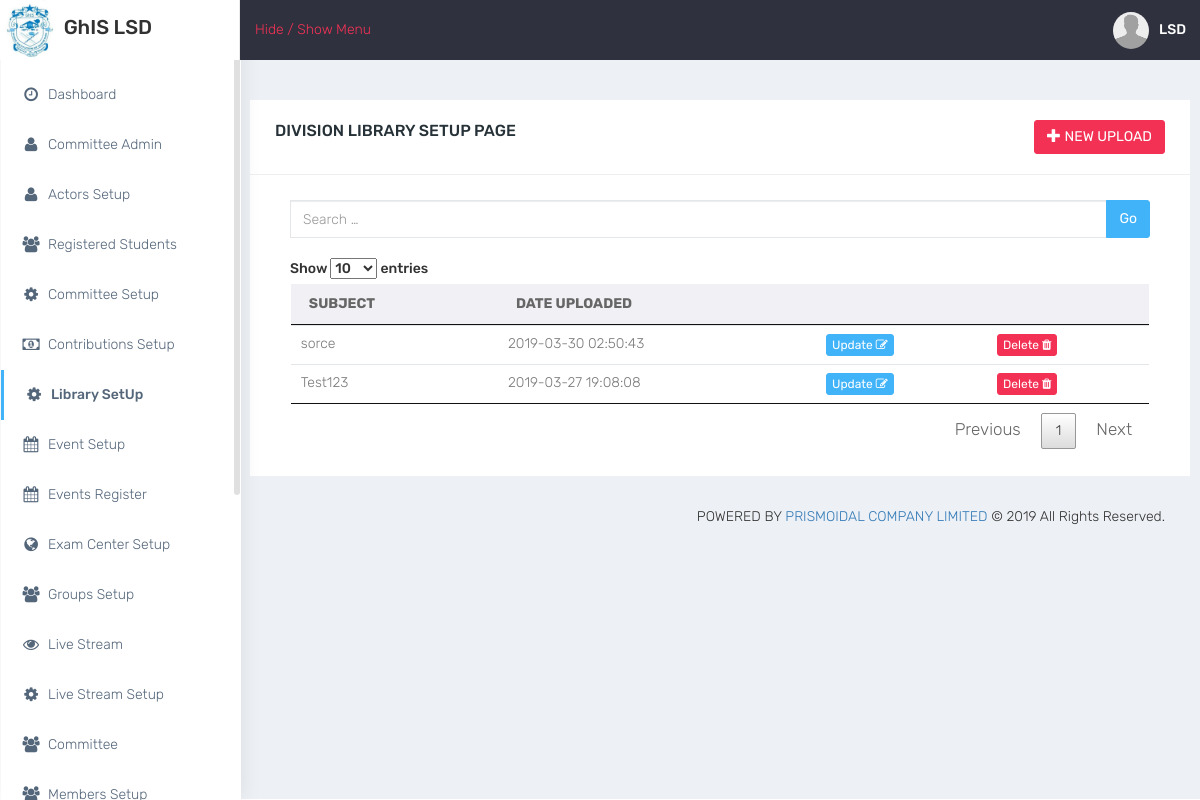
Page /pages/admin_library.php (signed in) on the committed database.
### tables this page shows
CREATE TABLE `library` (
  `library_id` int(11) NOT NULL,
  `library_subject` varchar(200) NOT NULL,
  `library_category` varchar(50) NOT NULL,
  `library_description` text NOT NULL,
  `folder_name` varchar(30) NOT NULL,
  `division` int(11) NOT NULL,
  `user_id` int(11) NOT NULL,
  `record_hide` varchar(10) NOT NULL,
  `date_done` timestamp NOT NULL DEFAULT current_timestamp()
);

### pages/Classes/db/db.php (called while the page is built)
<?php
	class DbConnect{
		private $host = "localhost";
		private $dbname = "ghislsd_db";
		private $user = "root";
		private $password = "";
		public function connect(){
			try {
					$conn = new PDO("mysql:host=".$this->host."; dbname=".$this->dbname,$this->user,$this->password);
					$conn->setAttribute(PDO::ATTR_ERRMODE,PDO::ERRMODE_EXCEPTION);
					return $conn;
			} catch (PDOException $e) {
				echo "Database Error:".$e->getMessage();
			}
		}
	}
 ?>

### pages/Classes/Library.php (called while the page is built, shortened)
<?php
	class Library{
		private $table = "library";
		private $dbConn;
		public function __construct(){
			require_once("db/db.php");
			$db = new DbConnect();
			$this->dbConn = $db->connect();
		}
			function get_librarys(){
				$sql="SELECT * FROM $this->table WHERE division=:division ORDER BY library_id DESC";
				$stmt = $this->dbConn->prepare($sql);
				$stmt->bindParam(":division",$_SESSION['division']);
				if ($stmt->execute()) {
					$results= $stmt->fetchAll(PDO::FETCH_ASSOC);
					return $results;
				}
				else{
					return false;
					}
				}
	}
 ?>

### pages/admin_library.php (the view, shortened to what this page needs)
<?php
      include("header.php");
      require_once("Classes/Library.php");
?>
<br>
<div class="row">
    <div class="panel panel-default">
        <div class="panel-heading">
             <div class="panel-title pull-left">DIVISION LIBRARY SETUP PAGE</div>
            <div class="panel-title pull-right">
               <button data-toggle="modal" data-target="#myModal" class="btn btn-danger"><span class="glyphicon glyphicon-plus"></span> NEW UPLOAD</button>
            </div>
            <div class="clearfix"></div>
        </div>
        <div class="panel-body">
            <div class="col-md-12">
                <div class="input-group">
                  <input type="text" name="search" class="form-control" placeholder="Search &hellip;" id="searchInput" autocomplete="off">
                  <span class="input-group-btn"><button type="button" class="btn btn-info">Go</button></span>
                </div>
            </div>
            <div class="col-md-12">
              <div class="table-responsive"><br>
                <table class="table table-hover">
                    <thead>
                        <tr>
                            <th>SUBJECT</th>
                            <th>DATE UPLOADED</th>
                            <th></th>
                            <th></th>
                        </tr>
                    </thead>
                    <tbody id="resultsDisplay">
                       <?php
                          $objLibrary = new Library;
                          $Library_details = $objLibrary->get_librarys();
                          foreach ($Library_details as $Library_detail) {
                                  echo "
                                      <tr>
                                        <td>".$Library_detail["library_subject"]."</td>
                                        <td>".$Library_detail["date_done"]."</td>
                                        <td>
                                          <button type='button' id='".trim($Library_detail["library_id"])."' class='btn btn-info btn-xs update_data'>Update <i class='fa fa-edit'></i></button>
                                        </td>
                                        <td>
                                        <button type='button' id='".trim($Library_detail["library_id"])."' class='btn btn-danger btn-xs del_data'>Delete <i class='fa fa-trash'></i></button>
                                        </td>
                                      </tr>
                                    ";
                              }
                         ?>
                    </tbody>
                </table>
              </div>
            </div>
        </div>
    </div>
<?php include("footer.php");?>

### pages/css/colors/default.css (style rules this page uses)
body { background: #fff; }
#side-menu li a { color: #54667a; }
#side-menu li a { color: #54667a; border-left: 0px solid #fff; }
#side-menu > li > a { border-left: 3px solid transperant; }
#side-menu > li > a.active { background: transperant; color: #54667a; border-left: 3px solid #41b3f9; font-weight: 500; }

### pages/css/datatables.css (style rules this page uses)
table.dataTable { width: 100%; margin: 0 auto; clear: both; border-collapse: separate; border-spacing: 0; }
table.dataTable thead th, table.dataTable tfoot th { font-weight: bold; }
table.dataTable thead th, table.dataTable thead td { padding: 10px 18px; border-bottom: 1px solid #111; }
table.dataTable tbody tr { background-color: #ffffff; }
table.dataTable tbody th, table.dataTable tbody td { padding: 8px 10px; }
table.dataTable.no-footer { border-bottom: 1px solid #111; }
table.dataTable, table.dataTable th, table.dataTable td { box-sizing: content-box; }

### rows in the picture
library: library_subject "sorce", date_done "2019-03-30 02:50:43"
library: library_subject "Test123", date_done "2019-03-27 19:08:08"

### other values in the picture
$objUsers->get_header_fullname($_SESSION["member_id"]) "LSD"
